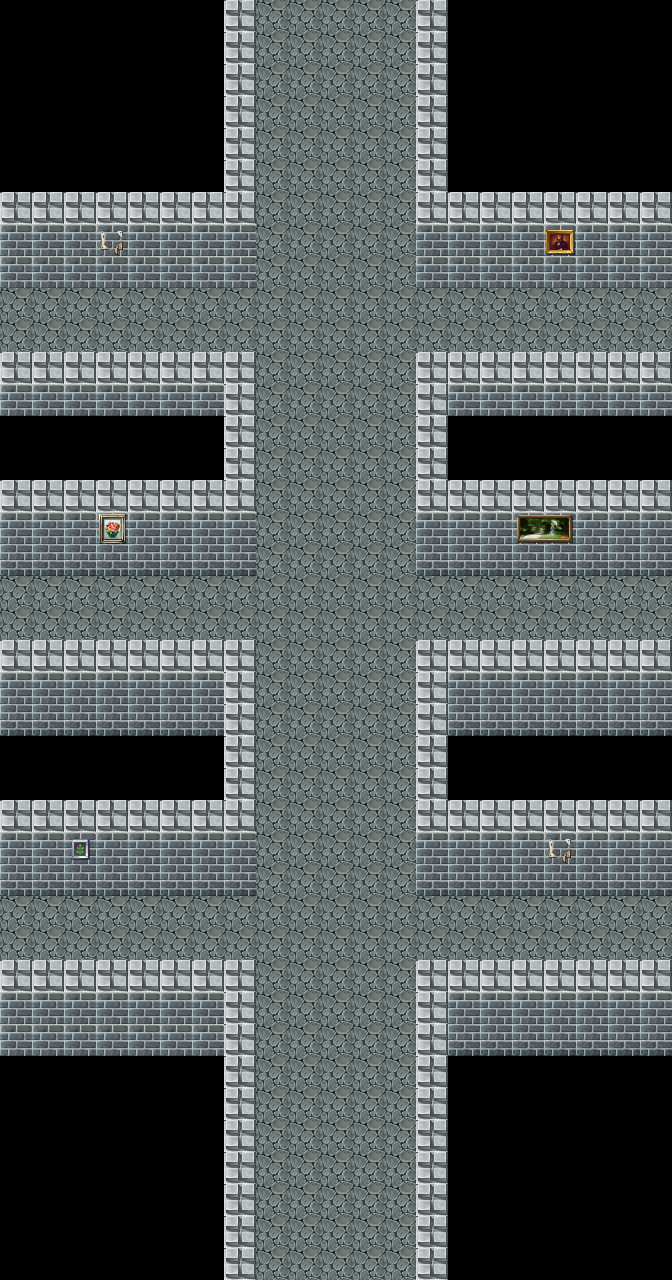

A 2D game scene composited from a Tiled map and its tileset images. What follows is a short description and the map's XML, with every tile layer's data as written:
An orthogonal 21x40 tile map with 32x32 px tiles, 2 tile layers (Tile Layer 1, Tile Layer 2) and 38 objects (6x portalIn, 2x portalO, startpoint).

<map version="1.0" orientation="orthogonal" renderorder="right-down" width="21" height="40" tilewidth="32" tileheight="32" nextobjectid="73">
 <tileset firstgid="1" name="rpg_maker_telles0808" tilewidth="32" tileheight="32" tilecount="2016" columns="32">
  <image source="../Resources/rpg_maker_telles0808.png" width="1024" height="2016" />
 </tileset>
 <layer name="Tile Layer 1" width="21" height="40">
  <data encoding="csv">
9,9,9,9,9,9,9,27,80,80,80,80,80,27,9,9,9,9,9,9,9,
9,9,9,9,9,9,9,27,80,80,80,80,80,27,9,9,9,9,9,9,9,
9,9,9,9,9,9,9,27,80,80,80,80,80,27,9,9,9,9,9,9,9,
9,9,9,9,9,9,9,27,80,80,80,80,80,27,9,9,9,9,9,9,9,
9,9,9,9,9,9,9,27,80,80,80,80,80,27,9,9,9,9,9,9,9,
9,9,9,9,9,9,9,27,80,80,80,80,80,27,9,9,9,9,9,9,9,
27,27,27,27,27,27,27,27,80,80,80,80,80,27,27,27,27,27,27,27,27,
123,123,123,123,123,123,123,123,80,80,80,80,80,123,123,123,123,123,123,123,123,
123,123,123,123,123,123,123,123,80,80,80,80,80,123,123,123,123,123,123,123,123,
80,80,80,80,80,80,80,80,80,80,80,80,80,80,80,80,80,80,80,80,80,
80,80,80,80,80,80,80,80,80,80,80,80,80,80,80,80,80,80,80,80,80,
27,27,27,27,27,27,27,27,80,80,80,80,80,27,27,27,27,27,27,27,27,
123,123,123,123,123,123,123,27,80,80,80,80,80,27,123,123,123,123,123,123,123,
9,9,9,9,9,9,9,27,80,80,80,80,80,27,9,9,9,9,9,9,9,
9,9,9,9,9,9,9,27,80,80,80,80,80,27,9,9,9,9,9,9,9,
27,27,27,27,27,27,27,27,80,80,80,80,80,27,27,27,27,27,27,27,27,
123,123,123,123,123,123,123,123,80,80,80,80,80,123,123,123,123,123,123,123,123,
155,155,155,155,155,155,155,155,80,80,80,80,80,155,155,155,155,155,155,155,155,
80,80,80,80,80,80,80,80,80,80,80,80,80,80,80,80,80,80,80,80,80,
80,80,80,80,80,80,80,80,80,80,80,80,80,80,80,80,80,80,80,80,80,
27,27,27,27,27,27,27,27,80,80,80,80,80,27,27,27,27,27,27,27,27,
123,123,123,123,123,123,123,27,80,80,80,80,80,27,123,123,123,123,123,123,123,
155,155,155,155,155,155,155,27,80,80,80,80,80,27,155,155,155,155,155,155,155,
9,9,9,9,9,9,9,27,80,80,80,80,80,27,9,9,9,9,9,9,9,
9,9,9,9,9,9,9,27,80,80,80,80,80,27,9,9,9,9,9,9,9,
27,27,27,27,27,27,27,27,80,80,80,80,80,27,27,27,27,27,27,27,27,
123,123,123,123,123,123,123,123,80,80,80,80,80,123,123,123,123,123,123,123,123,
155,155,155,155,155,155,155,155,80,80,80,80,80,155,155,155,155,155,155,155,155,
80,80,80,80,80,80,80,80,80,80,80,80,80,80,80,80,80,80,80,80,80,
80,80,80,80,80,80,80,80,80,80,80,80,80,80,80,80,80,80,80,80,80,
27,27,27,27,27,27,27,27,80,80,80,80,80,27,27,27,27,27,27,27,27,
123,123,123,123,123,123,123,27,80,80,80,80,80,27,123,123,123,123,123,123,123,
123,123,123,123,123,123,123,27,80,80,80,80,80,27,155,155,155,155,155,155,155,
9,9,9,9,9,9,9,27,80,80,80,80,80,27,9,9,9,9,9,9,9,
9,9,9,9,9,9,9,27,80,80,80,80,80,27,9,9,9,9,9,9,9,
9,9,9,9,9,9,9,27,80,80,80,80,80,27,9,9,9,9,9,9,9,
9,9,9,9,9,9,9,27,80,80,80,80,80,27,9,9,9,9,9,9,9,
9,9,9,9,9,9,9,27,80,80,80,80,80,27,9,9,9,9,9,9,9,
9,9,9,9,9,9,9,27,80,80,80,80,80,27,9,9,9,9,9,9,9,
9,9,9,9,9,9,9,27,80,80,80,80,80,27,9,9,9,9,9,9,9
</data>
 </layer>
 <objectgroup name="Object Layer 1">
  <object id="1" x="223" y="2" width="32" height="254" />
  <object id="2" x="2" y="193" width="252" height="62" />
  <object id="3" x="416" y="1" width="36" height="254" />
  <object id="4" x="417" y="193" width="256" height="63" />
  <object id="5" x="2" y="353" width="250" height="57" />
  <object id="6" x="416" y="354" width="258" height="57" />
  <object id="7" x="418" y="353" width="268" height="7" />
  <object id="8" x="223" y="355" width="34" height="186" />
  <object id="9" x="1" y="480" width="255" height="63" />
  <object id="12" x="417" y="353" width="32" height="191" />
  <object id="13" x="419" y="479" width="271" height="65" />
  <object id="15" x="-9" y="640" width="263" height="58" />
  <object id="17" x="417" y="641" width="309" height="56" />
  <object id="18" x="224" y="639" width="31" height="222" />
  <object id="19" x="-9" y="800" width="266" height="59" />
  <object id="24" x="418" y="642" width="27" height="222" />
  <object id="25" x="417" y="797" width="264" height="69" />
  <object id="26" x="417" y="962" width="259" height="318" />
  <object id="27" x="1" y="964" width="252" height="316" />
  <object id="28" name="portalO" type="portalO" x="262" y="1269" width="148" height="22" />
  <object id="33" name="portal1" type="portalIn" x="666" y="857" width="32" height="132" />
  <object id="34" name="portal2" type="portalIn" x="-9" y="852" width="15" height="158" />
  <object id="35" name="portal3" type="portalIn" x="665" y="528" width="33" height="125" />
  <object id="36" name="portal4" type="portalIn" x="-10" y="522" width="14" height="119" />
  <object id="37" name="portal5" type="portalIn" x="664" y="241" width="27" height="125" />
  <object id="38" name="portal6" type="portalIn" x="-11" y="242" width="20" height="127" />
  <object id="39" x="415" y="355" width="257" height="216" />
  <object id="41" x="0" y="351" width="255" height="226" />
  <object id="42" x="1" y="642" width="250" height="247" />
  <object id="43" x="416" y="643" width="277" height="244" />
  <object id="44" x="5" y="888" width="252" height="7" />
  <object id="45" x="249" y="854" width="7" height="43" />
  <object id="46" x="417" y="886" width="272" height="10" />
  <object id="47" x="415" y="192" width="269" height="96" />
  <object id="48" x="-46" y="199" width="301" height="88" />
  <object id="49" x="416" y="481" width="295" height="98" />
  <object id="56" name="portalO" type="portalO" x="226" y="3" width="268" height="28" />
  <object id="72" name="startpoint" type="startpoint" x="28" y="908" width="12" height="13" />
 </objectgroup>
 <layer name="Tile Layer 2" width="21" height="40">
  <data encoding="csv">
0,0,0,0,0,0,0,0,0,0,0,0,0,0,0,0,0,0,0,0,0,
0,0,0,0,0,0,0,0,0,0,0,0,0,0,0,0,0,0,0,0,0,
0,0,0,0,0,0,0,0,0,0,0,0,0,0,0,0,0,0,0,0,0,
0,0,0,0,0,0,0,0,0,0,0,0,0,0,0,0,0,0,0,0,0,
0,0,0,0,0,0,0,0,0,0,0,0,0,0,0,0,0,0,0,0,0,
0,0,0,0,0,0,0,0,0,0,0,0,0,0,0,0,0,0,0,0,0,
0,0,0,0,0,0,0,0,0,0,0,0,0,0,0,0,0,0,0,0,0,
0,0,0,1752,0,0,0,0,0,0,0,0,0,0,0,0,0,1785,0,0,0,
0,0,0,0,0,0,0,0,0,0,0,0,0,0,0,0,0,0,0,0,0,
0,0,0,0,0,0,0,0,0,0,0,0,0,0,0,0,0,0,0,0,0,
0,0,0,0,0,0,0,0,0,0,0,0,0,0,0,0,0,0,0,0,0,
0,0,0,0,0,0,0,0,0,0,0,0,0,0,0,0,0,0,0,0,0,
0,0,0,0,0,0,0,0,0,0,0,0,0,0,0,0,0,0,0,0,0,
0,0,0,0,0,0,0,0,0,0,0,0,0,0,0,0,0,0,0,0,0,
0,0,0,0,0,0,0,0,0,0,0,0,0,0,0,0,0,0,0,0,0,
0,0,0,0,0,0,0,0,0,0,0,0,0,0,0,0,0,0,0,0,0,
0,0,0,1787,0,0,0,0,0,0,0,0,0,0,0,0,1755,1756,0,0,0,
0,0,0,0,0,0,0,0,0,0,0,0,0,0,0,0,0,0,0,0,0,
0,0,0,0,0,0,0,0,0,0,0,0,0,0,0,0,0,0,0,0,0,
0,0,0,0,0,0,0,0,0,0,0,0,0,0,0,0,0,0,0,0,0,
0,0,0,0,0,0,0,0,0,0,0,0,0,0,0,0,0,0,0,0,0,
0,0,0,0,0,0,0,0,0,0,0,0,0,0,0,0,0,0,0,0,0,
0,0,0,0,0,0,0,0,0,0,0,0,0,0,0,0,0,0,0,0,0,
0,0,0,0,0,0,0,0,0,0,0,0,0,0,0,0,0,0,0,0,0,
0,0,0,0,0,0,0,0,0,0,0,0,0,0,0,0,0,0,0,0,0,
0,0,0,0,0,0,0,0,0,0,0,0,0,0,0,0,0,0,0,0,0,
0,0,1757,0,0,0,0,0,0,0,0,0,0,0,0,0,0,1752,0,0,0,
0,0,0,0,0,0,0,0,0,0,0,0,0,0,0,0,0,0,0,0,0,
0,0,0,0,0,0,0,0,0,0,0,0,0,0,0,0,0,0,0,0,0,
0,0,0,0,0,0,0,0,0,0,0,0,0,0,0,0,0,0,0,0,0,
0,0,0,0,0,0,0,0,0,0,0,0,0,0,0,0,0,0,0,0,0,
0,0,0,0,0,0,0,0,0,0,0,0,0,0,0,0,0,0,0,0,0,
0,0,0,0,0,0,0,0,0,0,0,0,0,0,0,0,0,0,0,0,0,
0,0,0,0,0,0,0,0,0,0,0,0,0,0,0,0,0,0,0,0,0,
0,0,0,0,0,0,0,0,0,0,0,0,0,0,0,0,0,0,0,0,0,
0,0,0,0,0,0,0,0,0,0,0,0,0,0,0,0,0,0,0,0,0,
0,0,0,0,0,0,0,0,0,0,0,0,0,0,0,0,0,0,0,0,0,
0,0,0,0,0,0,0,0,0,0,0,0,0,0,0,0,0,0,0,0,0,
0,0,0,0,0,0,0,0,0,0,0,0,0,0,0,0,0,0,0,0,0,
0,0,0,0,0,0,0,0,0,0,0,0,0,0,0,0,0,0,0,0,0
</data>
 </layer>
</map>
